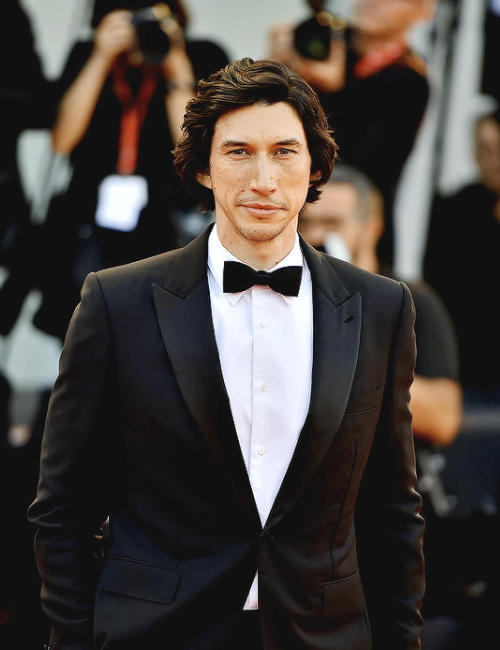
#> input picture ClassVision/Data/AdamDriver.png, 1000 x 1300 px (shown at 1/2 size)
$ python 'exercise 1.py'
#> lines starting #> are read from the running program, lines starting #| are printed output that depends on the picture
import cv2
import matplotlib.pyplot as plt

img = cv2.imread('Data/AdamDriver.png')
#> img is the input picture: shape (1300, 1000, 3); mean B, G, R 61, 64.7, 70.5
crop = img[180:500, 400:650]
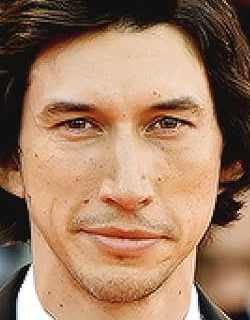
#> crop: shape (320, 250, 3); mean B, G, R 98.6, 124.6, 159.4
plt.imshow(img[..., ::-1])
plt.imshow(crop[..., ::-1])
plt.show()
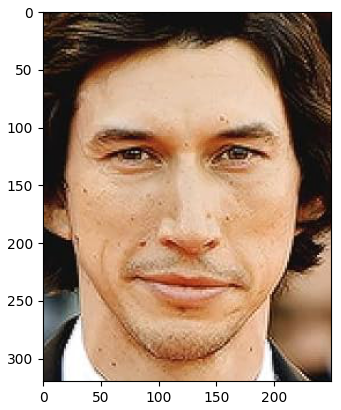
#> figure drawn by matplotlib, 1 panel
cv2.imwrite('Data/AdamDriver_face.jpg', crop)
